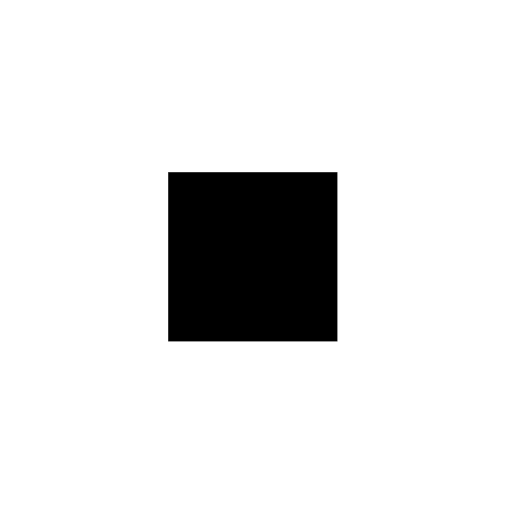
#> input picture TP1/square.png, 1012 x 1028 px (shown at 1/2 size)
$ python shape_classifier.py
#> lines starting #> are read from the running program, lines starting #| are printed output that depends on the picture; after the words box and inside, x2 and y2 are one past the last pixel; in counts of white or black regions, pixels touching at a corner belong together
import cv2
import numpy as np

# Constants
PARAMS_WINDOW_NAME = "Parametros"
THRESHOLD_NAME = "Umbral" # Threshold for binary image
DISTANCE_NAME = "Distancia de coincidencia" # Minimum match distance
AREA_NAME = "Area" # Minimum area to consider a contour

SQUARE = "cuadrado"
CIRCLE = "círculo"
TRIANGLE = "triángulo"

RED = (0, 0, 255)
GREEN = (0, 255, 0)
BLUE = (255, 0, 0)
YELLOW = (0, 255, 255)

color_dict = {
    SQUARE: BLUE,
    CIRCLE: GREEN,
    TRIANGLE: YELLOW
}

# Frame config
frame_width = 640
frame_height = 480
cam = cv2.VideoCapture(0)
cam.set(3, frame_width)
cam.set(4, frame_height)

def do_nothing(cur):
    pass

# Adjustable parameters
cv2.namedWindow(PARAMS_WINDOW_NAME)
cv2.resizeWindow(PARAMS_WINDOW_NAME, 640, 240)
cv2.createTrackbar(THRESHOLD_NAME, PARAMS_WINDOW_NAME, 93, 255, do_nothing)
cv2.createTrackbar(DISTANCE_NAME, PARAMS_WINDOW_NAME, 20, 100, do_nothing)
cv2.createTrackbar(AREA_NAME, PARAMS_WINDOW_NAME, 500, 10000, do_nothing)

# dictionary with the contours for each figure
contour_reference = {}

# Reference image acquisition
def get_references(filename: str, figname: str) -> tuple:
#> called with filename = 'square.png', figname = 'cuadrado'
    raw_figure = cv2.imread(filename)
#> raw_figure is the input picture: shape (1028, 1012, 3); min 0, max 255, mean 226.9
    gray_figure = cv2.cvtColor(raw_figure, cv2.COLOR_BGR2GRAY)
    binary_figure = cv2.threshold(gray_figure, 50, 255, cv2.THRESH_BINARY_INV)[1]
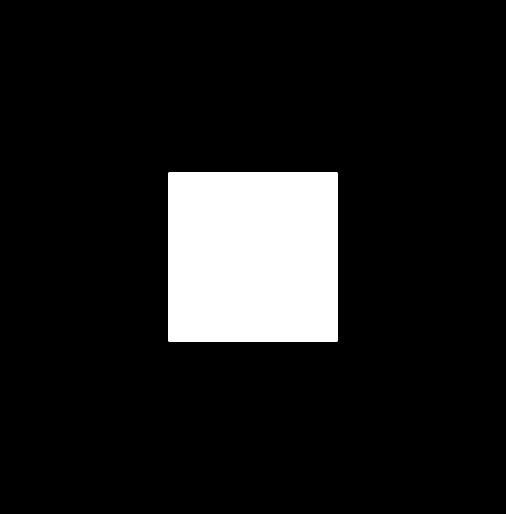
#> binary_figure: shape (1028, 1012) (shown at 1/2 size); 11% white; 1 white region, box (x1, y1, x2, y2) and area: (337, 345, 675, 683) 114244
    contours, _ = cv2.findContours(binary_figure, cv2.RETR_EXTERNAL, cv2.CHAIN_APPROX_SIMPLE)
#> contours = [[[337, 345], [337, 682], [674, 682], [674, 345]]]
    return contours

contour_reference[SQUARE] = get_references("square.png", SQUARE)
contour_reference[CIRCLE] = get_references("circle.jpg", CIRCLE)
#> call 2 of get_references, with filename = 'circle.jpg', figname = 'círculo'
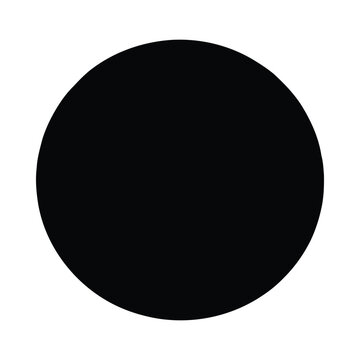
#> input picture TP1/circle.jpg, 360 x 360 px
#> in get_references, raw_figure is the input picture: shape (360, 360, 3); mean B, G, R 135, 134, 133.5
#> in get_references (call 2), `binary_figure = cv2.threshold(gray_figure, 50, 255, cv2.THRESH_BINARY_..`:
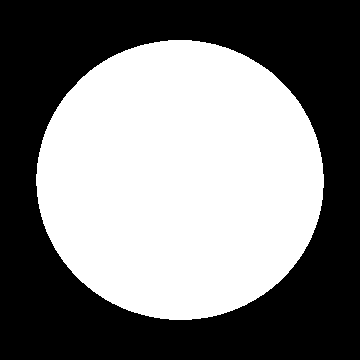
#> binary_figure: shape (360, 360); 48.7% white; 1 white region
#> in get_references (call 2), `contours, _ = cv2.findContours(binary_figure, cv2.RETR_EXTERNAL, cv2.C..`: contours = 1 contour; box (x1, y1, x2, y2) and area: (36, 40, 324, 320) 62751
contour_reference[TRIANGLE] = get_references("triangle.jpg", TRIANGLE)
#> call 3 of get_references, with filename = 'triangle.jpg', figname = 'triángulo'
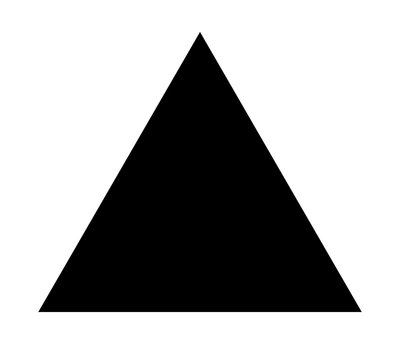
#> input picture TP1/triangle.jpg, 400 x 360 px
#> in get_references, raw_figure is the input picture: shape (360, 400, 3); min 0, max 255, mean 174.8
#> in get_references (call 3), `binary_figure = cv2.threshold(gray_figure, 50, 255, cv2.THRESH_BINARY_..`:
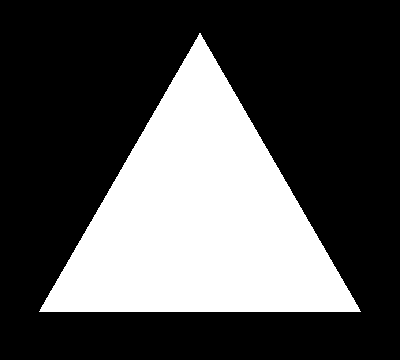
#> binary_figure: shape (360, 400); 31.3% white; 1 white region
#> in get_references (call 3), `contours, _ = cv2.findContours(binary_figure, cv2.RETR_EXTERNAL, cv2.C..`: contours = 1 contour; box (x1, y1, x2, y2) and area: (39, 33, 361, 312) 44640
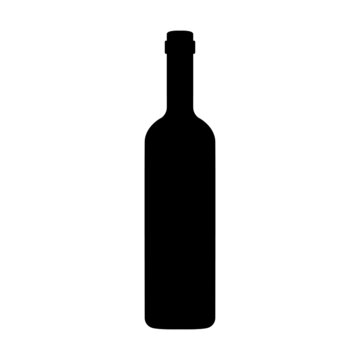
#> input picture TP1/bottle.jpg, 360 x 360 px, given in place of the camera
#> further down, frame is the input picture: shape (360, 360, 3); min 0, max 255, mean 221.5

# Process the image by:
def process_image(img, threshold, match_dist, min_area):
    # Turn the image to gray scale
#> called with threshold = 93, match_dist = 0.2, min_area = 500
    img_blur = cv2.GaussianBlur(img, (5, 5), 1)
    img_gray = cv2.cvtColor(img_blur, cv2.COLOR_BGR2GRAY)
    # img_gray = cv2.cvtColor(img, cv2.COLOR_BGR2GRAY)

    # Turn the gray scale image to binary
    img_binary = cv2.threshold(img_gray, threshold, 255, cv2.THRESH_BINARY_INV)[1]
#> img_binary: shape (360, 360); 13% white; 1 white region

    # Morphological operations
    kernel = np.ones((5, 5), np.uint8)
    img_morph = cv2.morphologyEx(img_binary, cv2.MORPH_CLOSE, kernel)

    # Get contours
    contours, _ = cv2.findContours(img_morph, cv2.RETR_EXTERNAL, cv2.CHAIN_APPROX_SIMPLE)
#> contours = 1 contour; box (x1, y1, x2, y2) and area: (145, 31, 215, 329) 16447

    # For each contour found
    for contour in contours:
        area = cv2.contourArea(contour)
        if area < min_area:
            continue

        x, y, w, h = cv2.boundingRect(contour)
        best_match = None
        best_dist = float('inf')

        # Compare with reference contours
        for shape, ref_contours in contour_reference.items():
            for ref_contour in ref_contours:
                dist = cv2.matchShapes(contour, ref_contour, cv2.CONTOURS_MATCH_I1, 0.0)
                if dist < best_dist:
                    best_dist = dist
                    best_match = shape

        color = RED # By default, red for no match
        label = "Unknown"

        if best_dist < match_dist:
            color = color_dict[best_match] # Green for an identified match
            label = best_match

        cv2.drawContours(img, [contour], -1, color, 3)
        cv2.putText(img, label, (x, y - 10), cv2.FONT_HERSHEY_PLAIN, 1, color, 2)
#> this loop made 1 pass
#> (area, x, y, w, h, color, label) on pass 1: (16447, 145, 31, 70, 298, (0, 0, 255), 'Unknown')
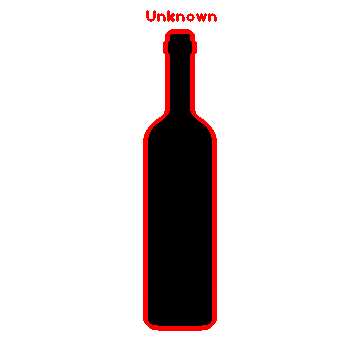
#> img: shape (360, 360, 3); 2.88% of pixels changed, all inside (x1, y1, x2, y2) = (143, 10, 217, 331); drawn as B, G, R

    return img, img_morph

while True:
    # Read parameters
    threshold = cv2.getTrackbarPos(THRESHOLD_NAME, PARAMS_WINDOW_NAME)
    match_distance = cv2.getTrackbarPos(DISTANCE_NAME, PARAMS_WINDOW_NAME) / 100.0
    min_area = cv2.getTrackbarPos(AREA_NAME, PARAMS_WINDOW_NAME)

    # Capture frame-by-frame
    ret, frame = cam.read()
    if not ret:
        break

    # Process the image
    img_processed, img_morph = process_image(frame.copy(), threshold, match_distance, min_area)

    cv2.imshow("Original", frame)
    cv2.imshow("Processed", img_processed)
    cv2.imshow("Morphological", img_morph)

    if cv2.waitKey(1) & 0xFF == ord('q'):
#> (key q is pressed here)
        break
